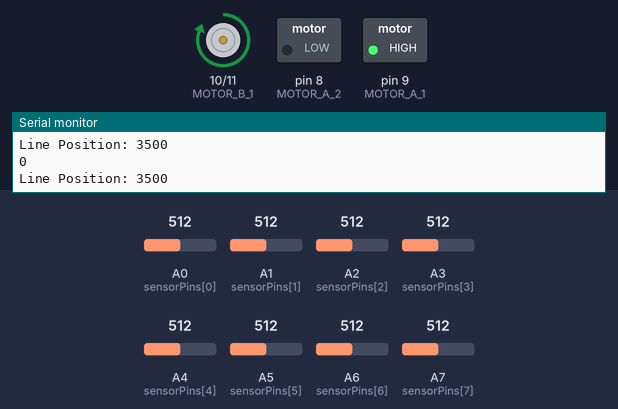
Bench run of a sketch on a simulated Arduino Nano, built with avr-gcc and run on an emulated ATmega328P. Parts: motor-driver pin pairs drawn as motors (green arrow = first pin HIGH = forward, orange = second pin HIGH = backward, longer = more drive), switched loads named in the sketch (green lamp = pin HIGH), the last lines printed to the serial monitor. The inputs (shaded band) are chosen by the test bench; at power-on: A0 (sensorPins[0]) = 512, A1 (sensorPins[1]) = 512, A5 (sensorPins[5]) = 512, A6 (sensorPins[6]) = 512, A4 (sensorPins[4]) = 512, A2 (sensorPins[2]) = 512, A3 (sensorPins[3]) = 512, A7 (sensorPins[7]) = 512.

Above: at 1.2 s.
1.3 s: A0 (sensorPins[0]) set to 521
At 1.8 s:
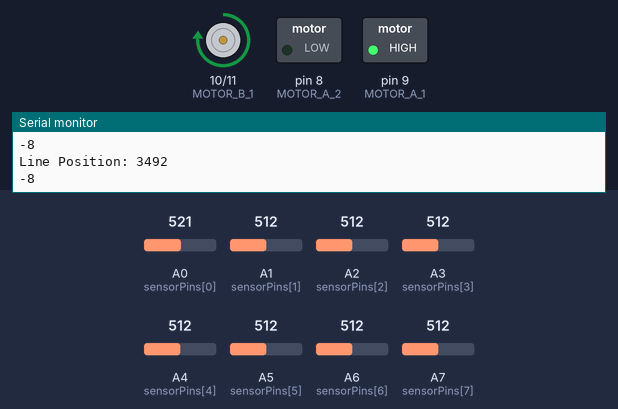
2.8 s: A1 (sensorPins[1]) set to 716
At 3.9 s:
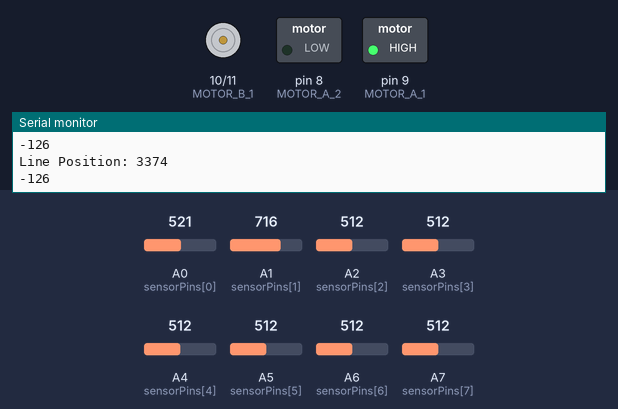
4.3 s: A5 (sensorPins[5]) set to 543
5.8 s: A5 (sensorPins[5]) set to 554
At 6.8 s:
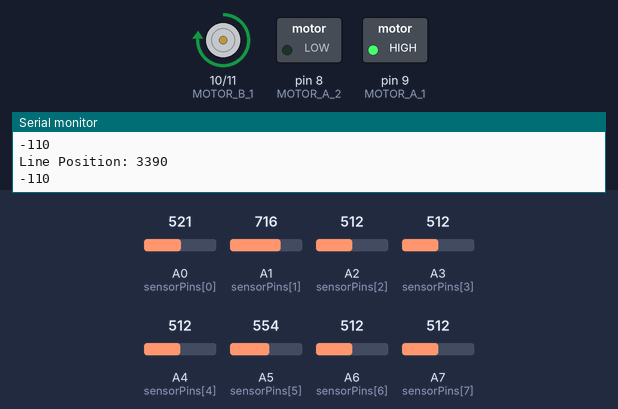
8.6 s: A6 (sensorPins[6]) set to 529
At 10.6 s:
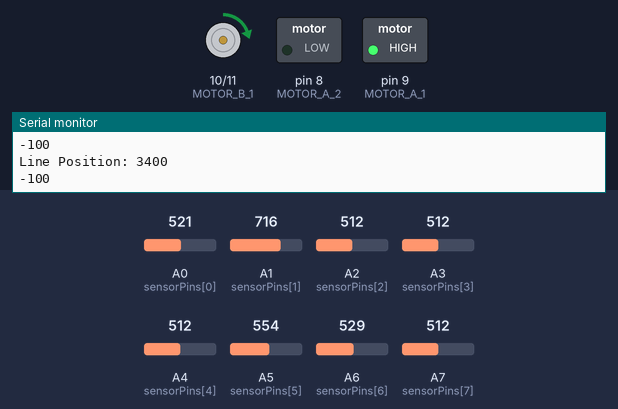
11.0 s: A4 (sensorPins[4]) set to 716
At 12.4 s:
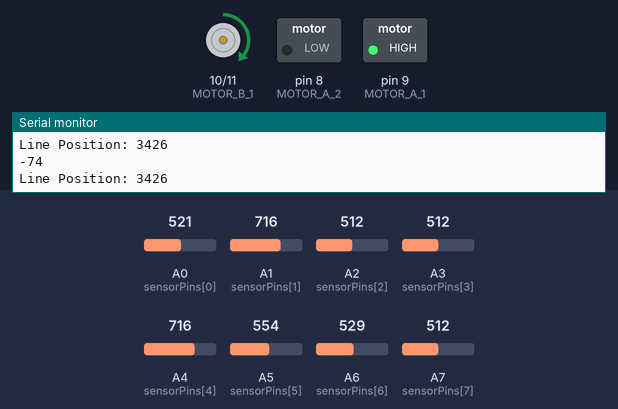
Timing chart, 0 to 14.0 s (numbered marks = the images above; inputs shaded):
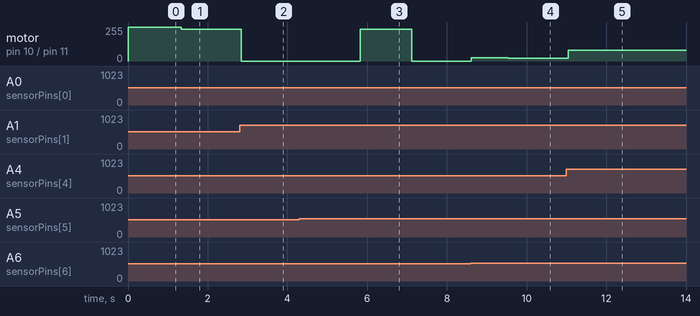

Measured:
- the behaviour switches between 553 and 554 on A5 (sensorPins[5]) (found by bisection; images 2 and 3)
- the behaviour switches between 513 and 514 on A6 (sensorPins[6]) (found by bisection; images 3 and 4)
- after the input at 1.3 s, motor on pin 10 (MOTOR_B_1) / pin 11 (MOTOR_B_2): forward 255/255 → forward 237/255 at once
- after the input at 2.8 s, motor on pin 10 (MOTOR_B_1) / pin 11 (MOTOR_B_2): forward 237/255 → stopped at once
- after the input at 5.8 s, motor on pin 10 (MOTOR_B_1) / pin 11 (MOTOR_B_2): stopped → forward 237/255 at once, → stopped 1.3 s later
- after the input at 8.6 s, motor on pin 10 (MOTOR_B_1) / pin 11 (MOTOR_B_2): stopped → forward 23/255 at once, → forward 22/255 0.93 s later
- after the input at 11.0 s, motor on pin 10 (MOTOR_B_1) / pin 11 (MOTOR_B_2): forward 22/255 → forward 82/255 at once, → forward 81/255 0.77 s later

The sketch:

stayOnTrack.ino
```cpp
//Line Sensors
#define NUM_SENSORS 8  // Number of sensors
int sensorPins[NUM_SENSORS] = {A0, A1, A2, A3, A4, A5, A6, A7};  // Sensor pin mapping
int sensorValues[NUM_SENSORS];  // Array to store sensor readings
int sensorMin[NUM_SENSORS];
int sensorMax[NUM_SENSORS];
int sensorThreshold[NUM_SENSORS]; // Array to store thresholds for each sensor


// Motor control pins (adapted for two connections per motor)
const int MOTOR_A_1 = 9;  // Left Forward
const int MOTOR_A_2 = 8;  // Left Backward
const int MOTOR_B_1 = 10;  // Right Forward
const int MOTOR_B_2 = 11; // Right Backward

int error = 0, lastError = 0;
float integral = 0;
float derivative = 0;

//PID
float Kp;  // Proportional Gain
float Ki;  // Integral Gain
float Kd;  // Derivative Gain
int correction;

void setup() {
    Serial.begin(9600);

    pinMode(MOTOR_A_1, OUTPUT);
    pinMode(MOTOR_A_2, OUTPUT);
    pinMode(MOTOR_B_1, OUTPUT);
    pinMode(MOTOR_B_2, OUTPUT);
    digitalWrite(MOTOR_A_1, HIGH);
    digitalWrite(MOTOR_A_2, HIGH);
    digitalWrite(MOTOR_B_1, HIGH);
    digitalWrite(MOTOR_B_2, HIGH);
}

void loop() {
    readSensors();
    int position = calculateLinePosition();

    Serial.print("Line Position: ");
    Serial.println(position);

    followLine(position);

    delay(50);
}

// Function to read sensor values
void readSensors() {
    for (int i = 0; i < NUM_SENSORS; i++) {
        sensorValues[i] = analogRead(sensorPins[i]);
    }
}

// Function to calculate line position based on sensor readings
int calculateLinePosition() {
    long weightedSum = 0;
    long sum = 0;

    for (int i = 0; i < NUM_SENSORS; i++) {
        int value = sensorValues[i];
        weightedSum += (long)value * i * 1000;
        sum += value;
    }

      return weightedSum / sum;  // No line detected

}

// Function to follow the line
void followLine(int position) {

    Kp = 2.1;  // Proportional Gain
    Ki = 0.0002;  // Integral Gain
    Kd = 0.2;  // Derivative Gain

    int center = (NUM_SENSORS - 1) * 1000 / 2;  // Midpoint of sensor array
    error = position - center;  // Deviation from center
    integral += error;                  // Accumulate the error over time
    derivative = error - lastError;      // Calculate change in error
    correction = (Kp * error) + (Ki * integral) + (Kd * derivative);
    Serial.println(error);

    // Step 3: Adjust Motor Speeds Based on PID Correction
    int baseSpeed = 255;  // Base speed for both motors
    int _leftSpeed = baseSpeed - correction;
    int _rightSpeed = baseSpeed + correction;

    // Ensure PWM values are within valid range (0 - 255)
    _leftSpeed = constrain(_leftSpeed, 0, 255);
    _rightSpeed = constrain(_rightSpeed, 0, 255);

    moveForward(_leftSpeed, _rightSpeed);
}

// Move Forward
void moveForward(int _leftSpeed, int _rightSpeed) {
    analogWrite(MOTOR_A_1, _leftSpeed);
    analogWrite(MOTOR_A_2, 0);

    analogWrite(MOTOR_B_1, _rightSpeed);
    analogWrite(MOTOR_B_2, 0);
}

// Stop Motors
void stopMotors() {
    analogWrite(MOTOR_A_1, 0);
    analogWrite(MOTOR_A_2, 0);

    analogWrite(MOTOR_B_1, 0);
    analogWrite(MOTOR_B_2, 0);
}
```
